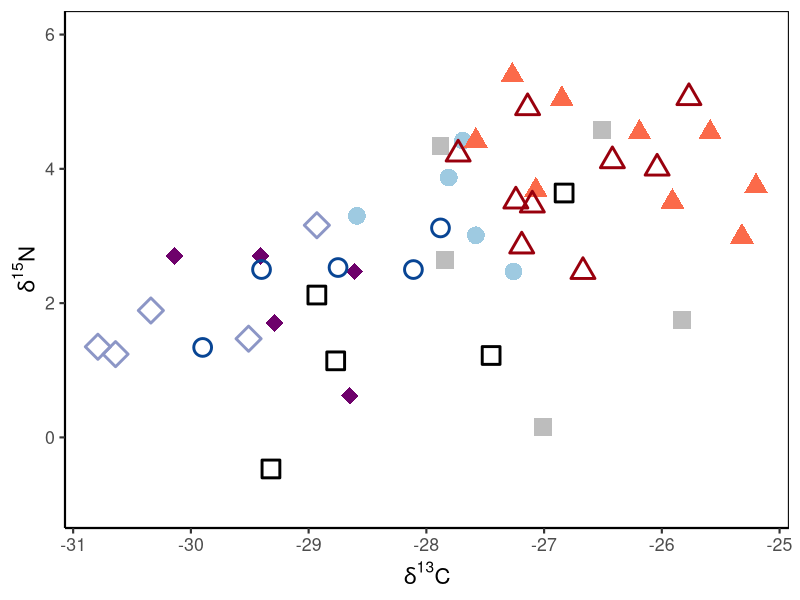
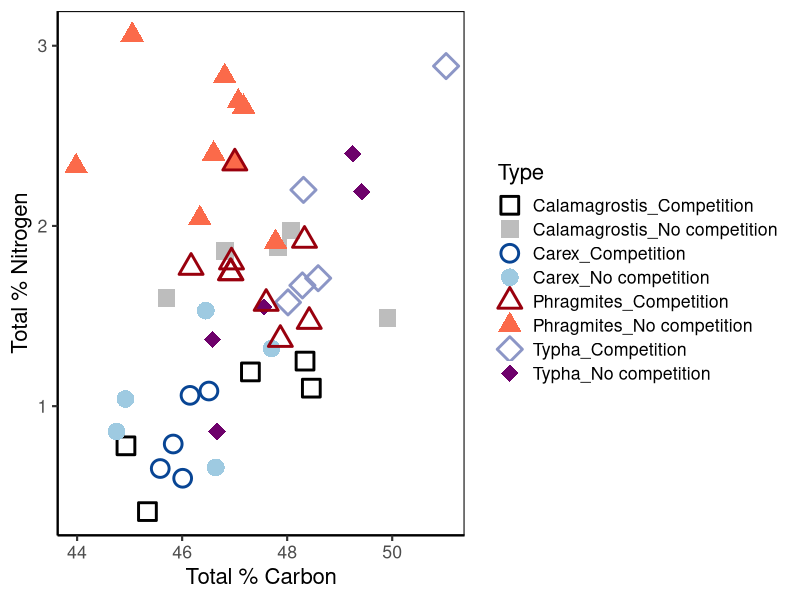
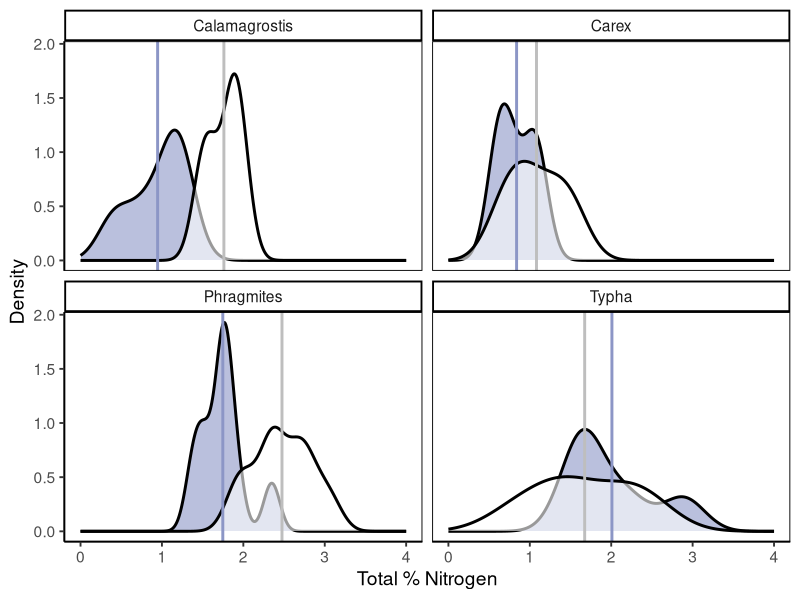
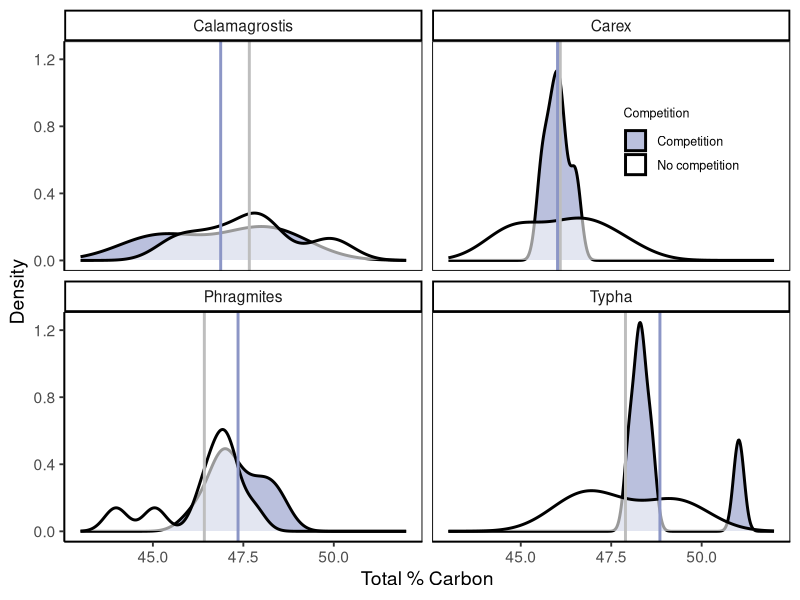
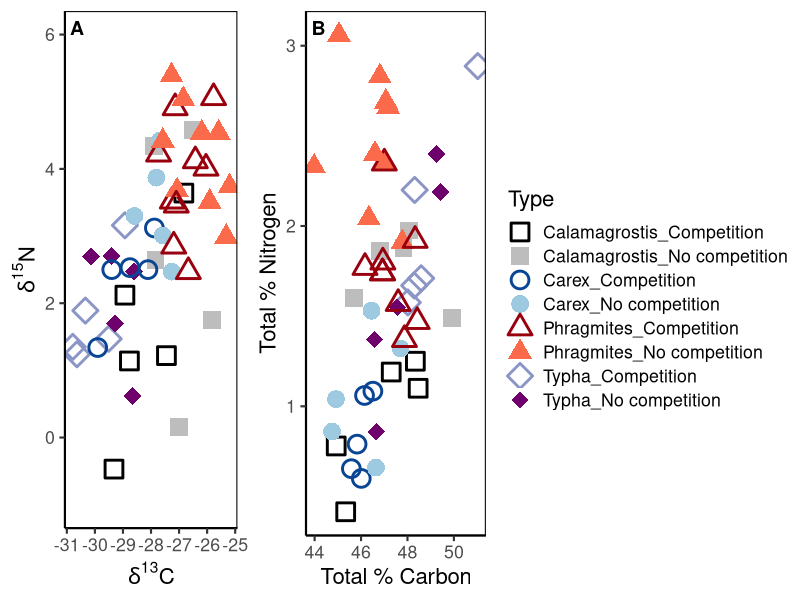
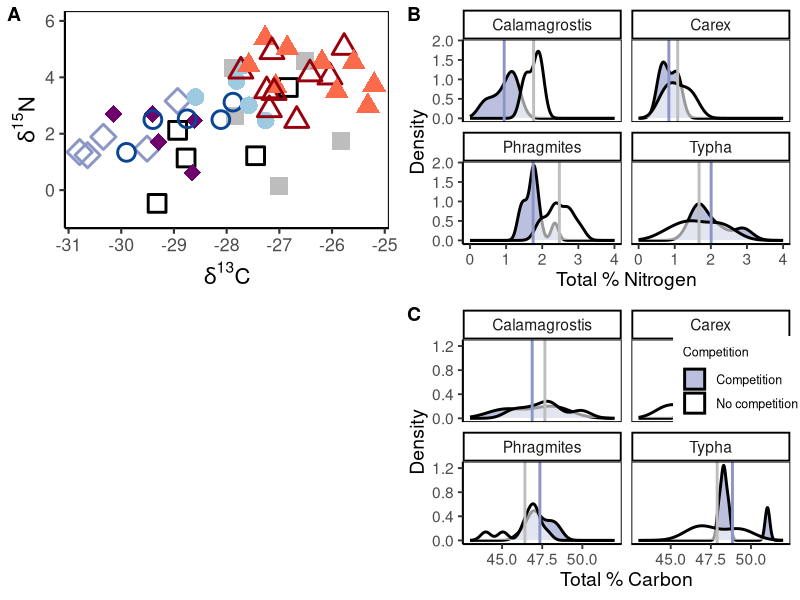

The R source for these figures, in order:
library(tidyverse)
library(ggpubr)

Isotopes <- read.csv("Data/Isotopes.csv")

colnames(Isotopes)




nutrient.sum <- Isotopes %>% group_by(Type) %>% 
  summarise(N.avg = mean(N),
            N.sd = sd(N),
            N.length = length(N),
            N.err = (N.sd/(sqrt(N.length))),
            C.avg = mean(C),
            C.sd= sd(C),
            C.length = length(C),
            C.err = (C.sd/(sqrt(C.length))))


#Type                         N.avg  N.sd N.length  N.err C.avg  C.sd C.length C.err
#1 Calamagrostis_Competition    0.947 0.348        5 0.156   46.9 1.66         5 0.741
#2 Calamagrostis_No competition 1.76  0.206        5 0.0920  47.7 1.57         5 0.701
#3 Carex_Competition            0.838 0.225        5 0.101   46.0 0.348        5 0.156
#4 Carex_No competition         1.08  0.349        5 0.156   46.1 1.24         5 0.556
#5 Phragmites_Competition       1.75  0.284        9 0.0947  47.4 0.748        9 0.249
#6 Phragmites_No competition    2.47  0.370        9 0.123   46.4 1.18         9 0.394
#7 Typha_Competition            2.01  0.548        5 0.245   48.8 1.24         5 0.552
#8 Typha_No competition         1.67  0.625        5 0.280   47.9 1.37         5 0.614


isotope.sum <- Isotopes %>% group_by(Type) %>% 
  summarise(dN.avg = mean(DeltaN),
            dN.sd = sd(DeltaN),
            dN.length = length(DeltaN),
            dN.err = (dN.sd/(sqrt(dN.length))),
            dC.avg = mean(DeltaC),
            dC.sd= sd(DeltaC),
            dC.length = length(DeltaC),
            dC.err = (dC.sd/(sqrt(dC.length))))

#Type                        dN.avg dN.sd dN.length dN.err dC.avg dC.sd dC.length dC.err
#1 Calamagrostis_Competition   1.53 1.50          5  0.673  -28.3 1.06          5  0.476
#2 Calamagrostis_No competi~   2.69 1.84          5  0.824  -27.0 0.879         5  0.393
#3 Carex_Competition           2.40 0.648         5  0.290  -28.8 0.851         5  0.380
#4 Carex_No competition        3.41 0.756         5  0.338  -27.8 0.494         5  0.221
#5 Phragmites_Competition      3.85 0.865         9  0.288  -26.8 0.634         9  0.211
#6 Phragmites_No competition   4.21 0.776         9  0.259  -26.3 0.888         9  0.296
#7 Typha_Competition           1.82 0.787         5  0.352  -30.0 0.795         5  0.355
#8 Typha_No competition        2.04 0.893         5  0.399  -29.2 0.629         5  0.281

nutrient.summary <- full_join(nutrient.sum, isotope.sum)
write.csv(nutrient.summary, "Data/Nutrient_Isotope_sum.csv")

isotopes <- ggplot(Isotopes, aes(x = DeltaC, y = DeltaN, shape = Type, colour = Type)) +
  geom_point(size = 5, stroke = 1.5) +
  theme_classic(base_size = 16) + 
  theme(panel.border = element_rect(fill = NA)) +
  ylim(-1, 6) +
  labs(x = expression(paste(delta^{13}, "C")),
       y = expression(paste(delta^{15}, "N"))) +
  scale_shape_manual(values = c(0,15,1, 16,2, 17, 5,18)) +
  scale_colour_manual(values = c("black","#bdbdbd",
                                 "#084594","#9ecae1",
                                 "#99000d","#fb6a4a",
                                 "#8c96c6","#6e016b")) +
  theme(legend.position = "none")

isotopes

legend <- get_legend(isotopes)
legends <- as_ggplot(legend)

nutrient <- ggplot(Isotopes, aes(x = C, y = N, shape = Type, colour = Type)) +
  geom_point(size = 5, stroke = 1.5) +
  theme_classic(base_size = 16) + 
  theme(panel.border = element_rect(fill = NA)) +
  xlab("Total % Carbon") +
  ylab("Total % Nitrogen") +
  scale_shape_manual(values = c(0,15,1, 16,2, 17, 5,18)) +
  scale_colour_manual(values = c("black","#bdbdbd",
                                 "#084594","#9ecae1",
                                 "#99000d","#fb6a4a",
                                 "#8c96c6","#6e016b")) 
nutrient



leaf.nutrient <- ggarrange(isotopes, nutrient,
          common.legend = TRUE,
          legend = "right",
          labels = "AUTO",
          hjust = c(-5, -4.5),
          vjust = 2.5)

ggsave("Figures/Plant_Nutrients.TIFF", leaf.nutrient,
       dpi = 300)


Isotopes %>% 
  group_by(Species, Treatment) %>% 
  mutate(Cmean = mean(C),
         Cmedian = median(C),
         Nmean = mean(N),
         Nmedian = median(N)) -> Isotopes
  
  
  
nut.den <- ggplot(Isotopes, aes(x = N, fill = as.factor(Treatment))) +
  geom_density(alpha = 0.6, size = 1) +
    facet_wrap("Species") + 
  scale_fill_manual(values = c("#8c96c6", "white")) +
  theme_classic(base_size = 14) +
  theme(plot.title = element_text(size = 14, face = "bold"),
        legend.title=element_text(size=9), 
        legend.text=element_text(size=9)) +
  theme(panel.border = element_rect(fill = NA)) +
  labs(x = "Total % Nitrogen",
       y = "Density") +
  xlim(0, 4) +
  labs(fill = "Competition") +
  geom_vline(aes(xintercept = Nmean, colour = Treatment),
             size = 1) +
  scale_colour_manual(values = c("#8c96c6", "grey")) +
  theme(legend.position = "none") 

nut.den
  

nut.cden <- ggplot(Isotopes, aes(x = C, fill = as.factor(Treatment))) +
  geom_density(alpha = 0.6, size = 1) +
  facet_wrap("Species") + 
  scale_fill_manual(values = c("#8c96c6", "white")) +
  theme_classic(base_size = 14) +
  theme(plot.title = element_text(size = 14, face = "bold"),
        legend.title=element_text(size=9), 
        legend.text=element_text(size=9)) +
  theme(panel.border = element_rect(fill = NA)) +
  labs(x = "Total % Carbon",
       y = "Density") +
  xlim(43, 52) +
  labs(fill = "Competition") +
  geom_vline(aes(xintercept = Cmean,
                 colour = Treatment),
             size = 1,
             show.legend = FALSE) +
  scale_colour_manual(values = c("#8c96c6", "grey")) +
  theme(legend.position = c(0.85, 0.8))

nut.cden


isotope.nut.den <- ggarrange(isotopes, nut.den,
          legends, nut.cden,
          labels = c("A","B"," ","C"))

ggsave("Figures/Isotopes_Nutrient_density.TIFF", isotope.nut.den,
       dpi = 300)
